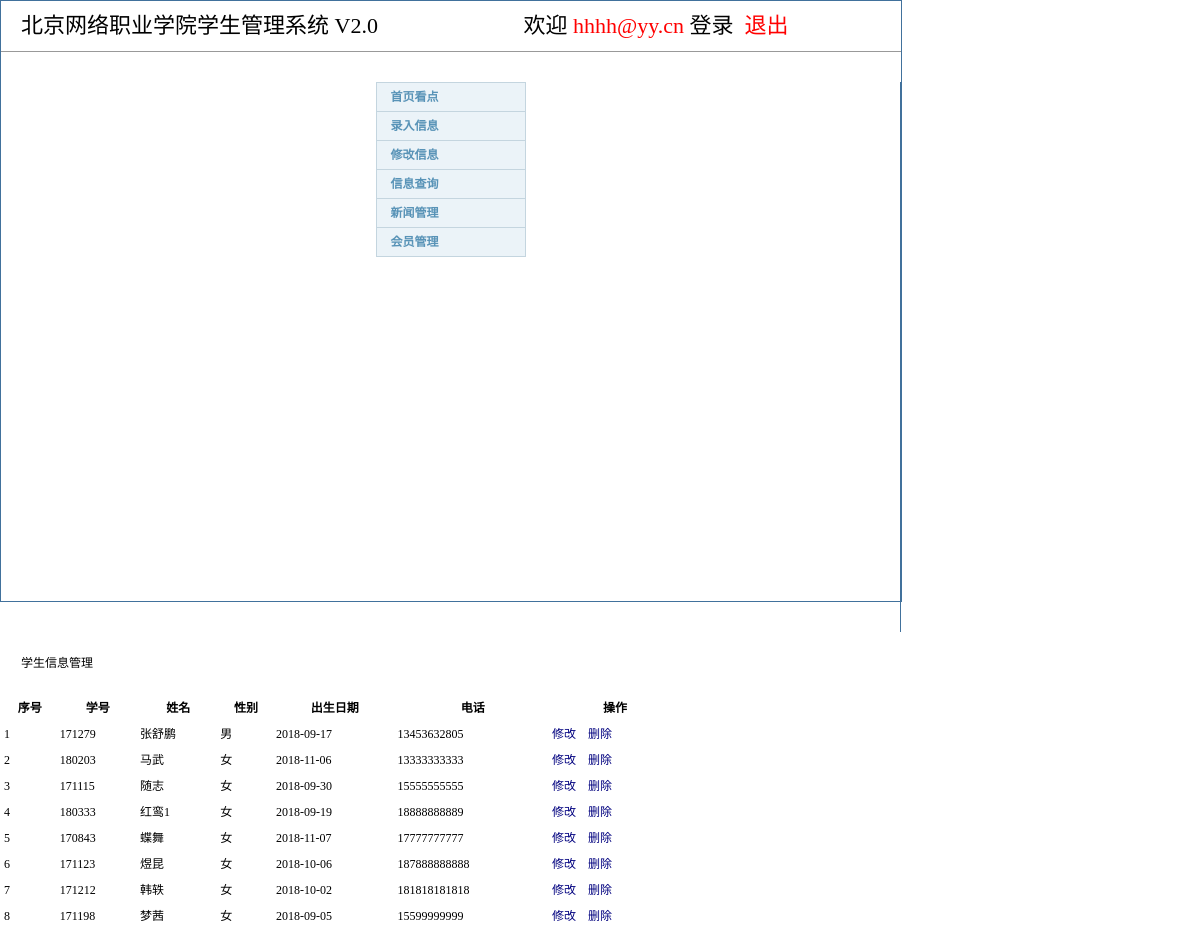
The app's page /student-list.php (signed in) with its own data.
### tables this page shows
CREATE TABLE `student` (
  `id` int(11) NOT NULL AUTO_INCREMENT,
  `学号` char(100) NOT NULL,
  `班号` char(100) NOT NULL,
  `姓名` varchar(50) NOT NULL,
  `性别` tinyint(4) DEFAULT '1' COMMENT '1代表男，0代表女',
  `图片` varchar(200) NOT NULL,
  `出生日期` date DEFAULT NULL,
  `电话` char(20) DEFAULT NULL,
  PRIMARY KEY (`id`),
  UNIQUE KEY `id` (`id`)
);

### student-list.php (the view, shortened to what this page needs)
<?php
include 'conn.php';
$sql = "select * from student";
$result = mysqli_query($conn,$sql);
?>
<?php include "head.php" ?>
		<div class="sui-layout" style="height: 550px">
		  <div class="sidebar" style="height:100%;border-right:1px solid #41719c;">
<?php include "leftmenu.php" ?>
		  </div>
		  <div class="content">
			<p class="sui-text-xxlarge my-padd label-success">学生信息管理</p>
			<table class="sui-table table-bordered" style="width: 680px">
				<thead>
				    <tr>
				      <th>序号</th>
				      <th>学号</th>
				      <th>姓名</th>
				      <th>性别</th>
				      <th>出生日期</th>
				      <th>电话</th>
				      <th>操作</th>
				    </tr>
				</thead>
				<tbody>
					<?php
						$i = 0;
						if(mysqli_num_rows($result)>0){
							while ($row = mysqli_fetch_assoc($result)) {
								$i++;
								echo "<tr>";
								echo "<td>{$i}</td>";
								echo "<td>{$row['学号']}</td>";
								echo "<td>{$row['姓名']}</td>";
								if($row['性别'] == 0){
									echo "<td>女</td>";
								}else{
									echo "<td>男</td>";
								}
								echo "<td>{$row['出生日期']}</td>";
								echo "<td>{$row['电话']}</td>";
								echo "<td><a class='sui-btn btn-samll btn-warning' href='student-update.php?sid={$row['学号']}'>修改</a>
										&nbsp;&nbsp;
										<a class='sui-btn btn-samll btn-danger' href='student-del.php?sid={$row['学号']}'>删除</a></td>";
								echo "</tr>";
							}
						}else{
							echo "<tr><td >暂无学生记录</td></tr>";
						}
					?>
				</tbody>
			</table>
		  </div>
		</div>
	</div>
</body>
</html>

### head.php (shortened to what this page needs)
<!DOCTYPE html>
<html lang="en">
<head>
	<link rel="stylesheet" type="text/css" href="http://g.alicdn.com/sj/dpl/1.5.1/css/sui.min.css">
	<link rel="stylesheet" type="text/css" href="http://g.alicdn.com/sj/dpl/1.5.1/css/sui-append.min.css">
	<link rel="stylesheet" type="text/css" href="css/default.css">
</head>
<body>
	<div class="sui-container" style="width: 900px;height: 600px;border:1px solid #41719c;">
		<div class="my-head" style="height: 50px;line-height: 50px;">北京网络职业学院学生管理系统 V2.0
			<div class="userinfo" style="display: inline-block;margin-left: 140px;">
				欢迎
				<span style="color: red;"><?php echo $_SESSION['usemail']; ?></span>
				登录&nbsp;
				<a href="login.php" style="color: red;">退出</a>
			</div>
		</div>

### leftmenu.php (shortened to what this page needs)
<div class="box">
	<ul class="menu">
		<li class="level1">
			<a href="#none">首页看点</a>
		</li>
		<li class="level1">
			<a href="#none">录入信息</a>
		</li>
		<li class="level1">
			<a href="#none">修改信息</a>
		</li>
		<li class="level1">
			<a href="#none">信息查询</a>
		</li>
		<li class="level1">
			<a href="#none">新闻管理</a>
		</li>
		<li class="level1">
			<a href="#none">会员管理</a>
		</li>
	</ul>
</div>

### css/default.css (style rules this page uses)
body { margin:0;padding:0 0 12px 0;font-size:12px;line-height:22px;font-family:"\5b8b\4f53","Arial Narrow";background:#fff; }
form,ul,li,p,h1,h2,h3,h4,h5,h6 { margin:0;padding:0; }
ul,li { list-style-type:none; }
a { color:#00007F;text-decoration:none; }
.box { width: 150px; margin: 0 auto; }
.menu { overflow:hidden; border-color: #C4D5DF; border-style: solid; border-width: 0 1px 1px; }
.menu li.level1 a { display: block; height: 28px; line-height: 28px; background:#EBF3F8; font-weight:700; color: #5893B7; text-indent: 14px; border-top: 1px solid #C4D5DF; }
.box { margin-top: 30px; }
.my-padd { padding:20px; }
.my-head { height: 60px; line-height: 60px; padding-left: 20px; font-size: 22px; font-weight: 400; border-bottom: 1px solid #999; }

### head.php (style rules this page uses)
.content { -webkit-animation-name: fadeIn; -webkit-animation-duration: 2s; -webkit-animation-iteration-count: 1; -webkit-animation-delay: 0s; }
.sui-container { -webkit-animation-name: fadeIn; -webkit-animation-duration: 2s; -webkit-animation-iteration-count: 1; -webkit-animation-delay: 0s; }

### records on screen
student: 学号 "171279", 姓名 "张舒鹏", 性别 "男", 出生日期 "2018-09-17", 电话 "13453632805"
student: 学号 "180203", 姓名 "马武", 性别 "女", 出生日期 "2018-11-06", 电话 "13333333333"
student: 学号 "171115", 姓名 "随志", 性别 "女", 出生日期 "2018-09-30", 电话 "15555555555"
student: 学号 "180333", 姓名 "红鸾1", 性别 "女", 出生日期 "2018-09-19", 电话 "18888888889"
student: 学号 "170843", 姓名 "蝶舞", 性别 "女", 出生日期 "2018-11-07", 电话 "17777777777"
student: 学号 "171123", 姓名 "煜昆", 性别 "女", 出生日期 "2018-10-06", 电话 "187888888888"
student: 学号 "171212", 姓名 "韩轶", 性别 "女", 出生日期 "2018-10-02", 电话 "181818181818"
student: 学号 "171198", 姓名 "梦茜", 性别 "女", 出生日期 "2018-09-05", 电话 "15599999999"

### other values on screen
$_SESSION['usemail'] "hhhh@yy.cn"
